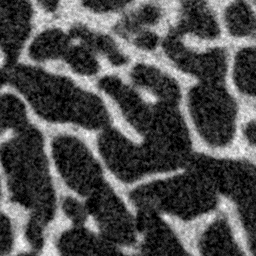
%> input picture examples/exampledata/spongy.png, 256 x 256 px
$ octave --eval "result = endosteummask(imread('examples/exampledata/spongy.png'));"   (GNU Octave 9; MATLAB toolbox functions it lacks are replaced by stand-ins)
%> lines starting %> are read from the running program, lines starting %| are printed output that depends on the picture
### endosteumcontour.m
function [contour] = endosteumcontour(BW)
% ENDOSTEUMCONTOUR Endosteum Contour
%   Finds point cloud defining endosteum contour from binary mask of cortical bone
%
%	INPUTS:
%       BW              @type logical       binary mask (2D or 3D)
%
%   contour will be expressed as (rows, columns) (in pixels) of image
%   and the starting point will appear at the end of the contour array one more time!
%   ______________________________________________________
%
%   Author: Gianluca Iori (gianthk.iori@gmail.com)
%   BSRT - Charite Berlin
%   Created on:   01/11/2016
%   Last update:  25/04/2018
%
%   See also BWTRACEBOUNDARY
%
%   this function is part of the synchro toolbox
%   ______________________________________________________

    graphics = false;

    switch ndims(BW)
        case 2
            % FIND INITIAL POINT FOR CONTOUR DETECTION
            % get first non-zero pixel from baricenter of image on vertical midline
            % the underlying hypothesis is that the cortical bone mask is hollow
            % and that the baricenter will fall into the bone marrow cavity
            % additionally, the contour detection will start the search of contour
            % points towards the right (EAST) of the mask.. thus supposing that the
            % endosteum is apporximatively circular. for cross sections containing
            % trabecular bone regions this may not be the case!

            start_pixel = [0 0];
            [x_midpoint, ypixel_count] = centerofmass(BW);
            x_midpoint = round(x_midpoint);
            ypixel_count = round(ypixel_count);

            if isnan(x_midpoint)
                x_midpoint = round(size(BW,2)/2);
            end

            if isnan(ypixel_count)
                ypixel_count = 1;
            end

            while start_pixel(1) == 0
                if BW(ypixel_count, x_midpoint) == 1
                    start_pixel = [ypixel_count, x_midpoint];
                else ypixel_count = ypixel_count + 1;
                end
                if ypixel_count > size(BW,1)     % if end of image is reached without encountering bone
                    start_pixel = [1, 1];           % exit while -> this will produce an empty output mask

                    % try again one pixel to the right
                    % [x_midpoint, ypixel_count] = centerofmass(BW(:,:,i));
                    % x_midpoint = x_midpoint + 1;
                end
            end

            %% GET ENDOSTEUM CONTOUR
            % WARNING:  contour will be expressed as (rows, columns) (in pixels) of image
            %           and the starting point will appear at the end of the contour array one more time!
            start_pixel = double(start_pixel);
            contour = bwtraceboundary(BW, start_pixel, 'E');          % ,8,Inf,'counterclockwise'
        case 3
            contour = [];
            for i=1:size(BW,3)
                clear contour_s
                % FIND INITIAL POINT FOR CONTOUR DETECTION
                % get first non-zero pixel from baricenter of image on vertical midline
                % the underlying hypothesis is that the cortical bone mask is hollow
                % and that the baricenter will fall into the bone marrow cavity
                % additionally, the contour detection will start the search of contour
                % points towards the right (EAST) of the mask.. thus supposing that the
                % endosteum is apporximatively circular. for cross sections containing
                % trabecular bone regions this may not be the case!

                start_pixel = [0 0];
                [x_midpoint, ypixel_count] = centerofmass(BW(:,:,i));
                x_midpoint = round(x_midpoint);
                ypixel_count = round(ypixel_count);

                if isnan(x_midpoint)
                    x_midpoint = round(size(BW(:,:,i),2)/2);
                end

                if isnan(ypixel_count)
                    ypixel_count = 1;
                end

                while start_pixel(1) == 0
                    if BW(ypixel_count, x_midpoint, i) == 1
                        start_pixel = [ypixel_count, x_midpoint];
                    else ypixel_count = ypixel_count + 1;
                    end
                    if ypixel_count > size(BW(:,:,i),1)     % if end of image is reached without encountering bone
                        start_pixel = [1, 1];           % exit while -> this will produce an empty output mask

                        % try again one pixel to the right
                        % [x_midpoint, ypixel_count] = centerofmass(BW(:,:,i));
                        % x_midpoint = x_midpoint + 1;
                    end
                end

                %% GET ENDOSTEUM CONTOUR
                % WARNING:  contour will be expressed as (rows, columns) (in pixels) of image
                %           and the starting point will appear at the end of the contour array one more time!
                start_pixel = double(start_pixel);
                contour_s = bwtraceboundary(BW(:,:,i), start_pixel, 'E');           % ,8,Inf,'counterclockwise'
                if ~isempty(contour_s)
                    contour = [contour; [contour_s ones(size(contour_s,1),1)*i]];              % append 2D contour points
                end
            end

            if graphics
                figure; plot3(contour(:,1), contour(:,2), contour(:,3));
            end
    end
end

### endosteummask.m
function [BW1] = endosteummask(BW, closepixels, auto, dil_steps)
%ENDOSTEUMMASK get endosteum contour mask from binary mask of cortical bone
%   [BW1] = endosteummask(BW, closepixels, auto)
%   First of all an imclose-imopen step is applied in order to
%   remove all sparse bone pixels. Erosion and Dilation are performed
%   with 2D disk structuring element if the given mask is 2D,
%   sphere element if the given mask is 3D. Default radius = 3 pixels
%   ENDOSTEUMMASK attempts than to trace the boundary between bone and background starting
%   from the cortex midpoint (calculated as the mask center of mass).
%
%   [BW1] = endosteummask(BW) automatic endosteum
%   mask detection; initial erode-dilate step performed with
%   structuring element of radius = 3 pixels (Default)
%
%   [BW1] = endosteummask(BW, 5) automatic endosteum
%   mask detection; initial imclose-imopen step performed with
%   structuring element of radius = 5pixels
%
%   [BW1] = endosteummask(BW, [], 0) manual endosteum
%   mask drawing. Only available for 2-D.
%
%   [BW1] = endosteummask(BW, 'regionprops') endosteum mask detection with
%   regionprops method. The endosteum is considered as the pore surrounded
%   by bone tissue with larger area. Only available for 2-D.
%
%   Class Support
%   -------------
%   BW can be 2-D or 3-D matrix of logicals.
%
%   See also BWTRACEBOUNDARY, ENDOSTEUMCONTOUR
%   ______________________________________________________
%
%   Author: Gianluca Iori       <gianthk.iori@gmail.com>
%   BSRT - Charite Berlin
%   Created on:   01/11/2016
%   Last update:  09/03/2019
%
%   this function is part of the synchro toolbox
%   ______________________________________________________

if nargin<4                 dil_steps = 1;                          end
if isempty(dil_steps)       dil_steps = 1;                          end
if nargin < 3,              auto = true;                            end
if nargin < 2,              closepixels = 3;                        end
if isempty(closepixels)     closepixels = 3;                        end

if isnumeric(closepixels)
    %%%%%%%%%%%%%%%%%%%%%%%%%%%%%%%%%%%%%%%%%%%%%%%%%%%%%%%%%%%%%%%%%%%%%%%
    % AUTOMATIC ENDOSTEUM DETECTION

    % erode and dilate mask: remove sparse bone pixels
    if closepixels > 0
        se_voxels = round(closepixels/dil_steps);

        if size(BW,3)>1
            % Morphological structuring element: sphere, default radius = 3 pixels
            se3 = strel3d(2*se_voxels);
        else
            % Morphological structuring element: disk, default radius = 3 pixels
            se3 = strel('disk',se_voxels);
        end
        fprintf('closing mask.');
        for i=1:dil_steps
            BW = imdilate(BW,se3);
            fprintf('.');
        end
%> this loop made 1 pass
%> pass 1, in endosteummask, `BW = imdilate(BW,se3);`:
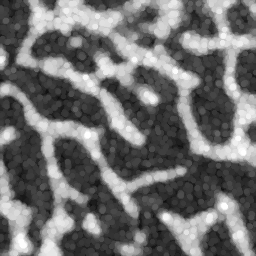
%> BW: size 256x256 uint8; min 11, max 254, mean 112.3
        for i=1:dil_steps
            BW = imerode(BW,se3);
            fprintf('.');
        end
%> this loop made 1 pass
%> pass 1, in endosteummask, `BW = imerode(BW,se3);`:
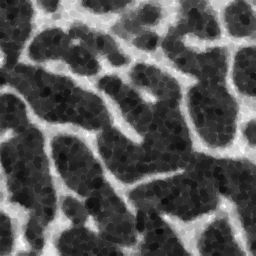
%> BW: size 256x256 uint8; min 11, max 254, mean 88.2
        fprintf('\nopening mask.');
        for i=1:dil_steps
            BW = imerode(BW,se3);
            fprintf('.');
        end
%> this loop made 1 pass
%> pass 1, in endosteummask, `BW = imerode(BW,se3);`:
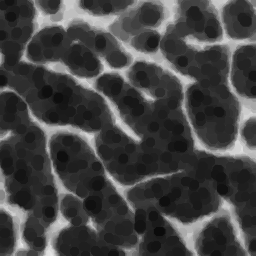
%> BW: size 256x256 uint8; min 11, max 230, mean 67.9
        for i=1:dil_steps
            BW = imdilate(BW,se3);
            fprintf('.');
        end
%> this loop made 1 pass
%> pass 1, in endosteummask, `BW = imdilate(BW,se3);`:
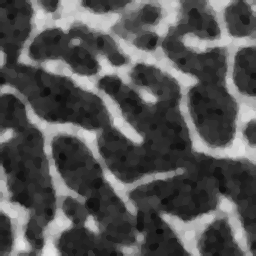
%> BW: size 256x256 uint8; min 11, max 230, mean 85.1
        fprintf('\n');
    end

    % initialize output mask
    BW1 = ones(size(BW));

    if auto
        for i=1:size(BW1,3)
            % GET ENDOSTEUM CONTOUR
            contour = endosteumcontour(BW(:,:,i));

            %% create mask according to periosteum contour
            if ~isempty(contour)
                BW1(:,:,i) = ~roipoly(BW(:,:,i), contour(:,2), contour(:,1));
            end

        end
%> the run ends on the next line
    else
    %%%%%%%%%%%%%%%%%%%%%%%%%%%%%%%%%%%%%%%%%%%%%%%%%%%%%%%%%%%%%%%%%%%%%%%
    % MANUAL ENDOSTEUM DRAWING
        if size(BW1,3) > 1
            error('Manual endosteum selection not implemented for 3D data!!');
        else
            % let the user draw manually a polygon of cortical-trabecular boundary and generates mask of trabecular core
            % plot data (resized)
            fprintf(['Rules for the segmentation of the cortical bone compartment according to Malo et al (Malo, M. K. H., et al. Longitudinal elastic properties and porosity of cortical bone tissue vary with age in human proximal femur. Bone 53.2 (2013): 451-458.)\n'...
                    '\t1) Cortical bone includes Haversian canals.\n'...
                    '\t2) If the size of a pore is less than twice the average size of pores at the region, then the pore is included in the cortex.\n'...
                    '\t3) For the larger pores, the endocortical boundary is set to split the pore.\n'...
                    '\t4) If the diameter of the pore is smaller than the distance from the pore to the endosteal region, then the pore is included in the cortex.\n']);
            figure('units','normalized','position',[0 0 1 1]);
            imagesc(BW); colormap gray; axis image;
            title('draw polyline at cortical-trabecular boundary! Double click last point to apply changes.');
            BW1 = ~roipoly;
            close;
        end
    end

    % convert to logical
    BW1 = logical(BW1);

else
    %%%%%%%%%%%%%%%%%%%%%%%%%%%%%%%%%%%%%%%%%%%%%%%%%%%%%%%%%%%%%%%%%%%%%%%
    % REGIONPROPS METHOD

    method = validatestring(closepixels,{'regionprops'},mfilename,'CLOSEPIXELS(METHOD)',1);

    % initialize output image
    BW1 = true(size(BW));

    % remove the background
    BW = imfill(BW, [1,1]);

    % track the pores
    props = regionprops(~BW, 'Area', 'PixelIdxList');
    for i=1:length(props)
        A(i) = props(i).Area;
    end

    % find the pore with max area
    [val, id] = find(A==max(A));
    BW1(props(id).PixelIdxList)=false;

end
